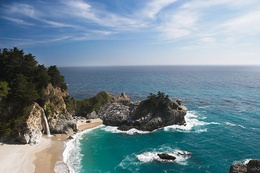
%> input picture DSP_Lab_HW3/data/sea.jpg, 260 x 173 px, shrunk from 1280 x 853 before the run
$ octave seamCarvingTester.m   (GNU Octave 9; MATLAB toolbox functions it lacks are replaced by stand-ins)
%> lines starting %> are read from the running program, lines starting %| are printed output that depends on the picture; in (x1, y1, x2, y2) boxes, pixels count from 0 and x2, y2 are one past the last pixel; in counts of white or black regions, pixels touching at a corner belong together; the program's own positions count from 1; long printed decimals are rounded
### DSP_Lab_HW3/code/seamCarving.m
% (C) Copyright Kirill Lykov 2013.
%
% Distributed under the FreeBSD Software License (See accompanying file license.txt)

function image = seamCarving(image, newSize)
% apply seam carving to the image
% following paper by Avidan and Shamir '07
    sizeReductionX = size(image, 1) - newSize(1);
    sizeReductionY = size(image, 2) - newSize(2);

    mmax = @(left, right) max([left right]);

    image = seamCarvingReduce([mmax(0, sizeReductionX), mmax(0, sizeReductionY)], image);
end

function image = seamCarvingReduce(sizeReduction, image)
    if (sizeReduction == 0)
        return;
    end;
    [T, transBitMask] = findTransportMatrix(sizeReduction, image);
    image = DeleteSeams(transBitMask, sizeReduction, image, @reduceImageByMask);
end

### DSP_Lab_HW3/code/findTransportMatrix.m
function [T, transBitMask] = findTransportMatrix(sizeReduction, image)
% find optimal order of removing raws and columns

    T = zeros(sizeReduction(1) + 1, sizeReduction(2) + 1, 'double');
    transBitMask = ones(size(T)) * -1;

    % fill in borders
    imageNoRow = image;
    for i = 2 : size(T, 1)
        energy = energyRGB(imageNoRow);
        [optSeamMask, seamEnergyRow] = findOptSeam(energy');
        imageNoRow = reduceImageByMask(imageNoRow, optSeamMask, 0);
        transBitMask(i, 1) = 0;

        T(i, 1) = T(i - 1, 1) + seamEnergyRow;
    end;

    imageNoColumn = image;
    for j = 2 : size(T, 2)
        energy = energyRGB(imageNoColumn);
        [optSeamMask, seamEnergyColumn] = findOptSeam(energy);
        imageNoColumn = reduceImageByMask(imageNoColumn, optSeamMask, 1);
        transBitMask(1, j) = 1;

        T(1, j) = T(1, j - 1) + seamEnergyColumn;
    end;

    % [10 lines of commented-out code are left out]
    for i = 2 : size(T, 1)

        imageWithoutRow = image; % copy for deleting columns

        for j = 2 : size(T, 2)
            energy = energyRGB(imageWithoutRow);

            [optSeamMaskRow, seamEnergyRow] = findOptSeam(energy');
            imageNoRow = reduceImageByMask(imageWithoutRow, optSeamMaskRow, 0);

            [optSeamMaskColumn, seamEnergyColumn] = findOptSeam(energy);
            imageNoColumn = reduceImageByMask(imageWithoutRow, optSeamMaskColumn, 1);

            neighbors = [(T(i - 1, j) + seamEnergyRow) (T(i, j - 1) + seamEnergyColumn)];
            [val, ind] = min(neighbors);

            T(i, j) = val;
            transBitMask(i, j) = ind - 1;

            % move from left to right
            imageWithoutRow = imageNoColumn;
        end;

        energy = energyRGB(image);
        [optSeamMaskRow, seamEnergyRow] = findOptSeam(energy');
         % move from top to bottom
        image = reduceImageByMask(image, optSeamMaskRow, 0);
    end;

end

### DSP_Lab_HW3/code/energyRGB.m
function res = energyRGB(I)
%%%%%%%%%%%%%%%%%%%%%%%%%%%%%%%%%%%
% Sum up the enery for each channel
%%%%%%%%%%%%%%%%%%%%%%%%%%%%%%%%%%%
res = energyGrey(I(:, :, 1)) + energyGrey(I(:, :, 2)) + energyGrey(I(:, :, 3));
end

function res = energyGrey(I)
%%%%%%%%%%%%%%%%%%%%%%%%%%%%%%%%
% returns energy of all pixelels
% e = |dI/dx| + |dI/dy|
%%%%%%%%%%%%%%%%%%%%%%%%%%%%%%%%
res = abs(imfilter(I, [-1,0,1])) + abs(imfilter(I, [-1,0,1]'));
end

### DSP_Lab_HW3/code/findOptSeam.m
function [optSeamMask, seamEnergy] = findOptSeam(energy)
%%%%%%%%%%%%%%%%%%%%%%%%%%%%%%%%%%%%%%%%%%%%%%%%%
% Following paper by Avidan and Shamir `07
% Finds optimal seam by the given energy of an image
% Returns mask with 0 mean a pixel is in the seam
% You only need to implement vertical seam. For
% horizontal case, just using the same function by
% giving energy for the transpose image I'.
%%%%%%%%%%%%%%%%%%%%%%%%%%%%%%%%%%%%%%%%%%%%%%%%%

    % Find M for vertical seams
    % Add one element of padding in vertical dimension
    % to avoid handling border elements
    M = padarray(energy, [0 1], realmax('double'));
    sz = size(M);

    % For all rows starting from second row, fill in the minimum
    % energy for all possible seam for each (i,j) in M, which
    % M[i, j] = e[i, j] + min(M[i - 1, j - 1], M[i - 1, j], M[i - 1, j + 1]).
    for i = 2:sz(1)
        for j = 2:sz(2)-1
            M(i,j) = M(i,j) + min([M(i-1,j-1),M(i-1,j),M(i-1,j+1)]);
        end
    end

    % Find the minimum element in the last raw of M
    %fprintf('energy: %f\n',energy);

    [val, idx] = min(M(sz(1), :));
    seamEnergy = val;
    fprintf('Optimal energy: %f\n',seamEnergy);
    %fprintf('At idx: %d\n', idx);
    % Initial for optimal seam mask
    optSeamMask = zeros(size(energy), 'uint8');

    % Traverse back the path of seam with minimum energy
    % and update optimal seam mask, which (i,j) value of
    % a seam should be set to 1 here
    % (Aware the size of mask and the M is different)

    idx = idx-1;
    optSeamMask(sz(1),idx) = 1;
    for h = sz(1):-1:2
        [m,i] = min([M(h-1,idx-1),M(h-1,idx),M(h-1,idx+1)]);
        optSeamMask(h-1,idx+i-3) = 1;
        idx = idx+i-2;
    end

    % convert the mask to logical
    optSeamMask = ~optSeamMask;

end

### DSP_Lab_HW3/code/reduceImageByMask.m
function imageReduced = reduceImageByMask( image, seamMask, isVertical )
%%%%%%%%%%%%%%%%%%%%%%%%%%%%%%%%%%%%%%%%%%%%%%%%%%%%%%%%%%%%%%%
% Removes pixels by input mask
% Removes vertical line if isVertical == 1, otherwise horizontal
%%%%%%%%%%%%%%%%%%%%%%%%%%%%%%%%%%%%%%%%%%%%%%%%%%%%%%%%%%%%%%%
    if (isVertical)
        imageReduced = reduceImageByMaskVertical(image, seamMask);
    else
        imageReduced = reduceImageByMaskHorizontal(image, seamMask');
    end;
end

function imageReduced = reduceImageByMaskVertical(image, seamMask)
    % Note that the type of the mask is logical and you
    % can make use of this.
    sz = size(image);
    imageReduced = zeros(sz(1),sz(2)-1,sz(3));
    for c = 1:sz(3)
        for h = 1:sz(1)
            [a,b] = min(seamMask(h,:));
            imageReduced(h,:,c) = [image(h,1:b-1,c), image(h,b+1:end,c)];
        end
    end
end

% [18 lines left out: function reduceImageByMaskHorizontal, not called in this run]

### DSP_Lab_HW3/code/DeleteSeams.m
function image = DeleteSeams(transBitMask, sizeReduction, image, operation)
% delete seams following optimal way
    i = size(transBitMask, 1);
    j = size(transBitMask, 2);

    for it = 1 : (sizeReduction(1) + sizeReduction(2))

        energy = energyRGB(image);
        if (transBitMask(i, j) == 0)
            [optSeamMask, seamEnergyRaw] = findOptSeam(energy');
            image = operation(image, optSeamMask, 0);
            i = i - 1;
        else
            [optSeamMask, seamEnergyColumn] = findOptSeam(energy);
            image = operation(image, optSeamMask, 1);
            j = j - 1;
        end;

    end;
end

### DSP_Lab_HW3/code/seamCarvingTester.m
%%%%%%%%%%%%%%%%%%%%%%%%%%%%%%%%%%%%%%%%%%%%%%%%%%%%%%%%%%%%%%%%%%%%%%%%%%%%%
% This script tests your implementation of seamCarving function, and you can
% also use it for resizing your own images.
%%%%%%%%%%%%%%%%%%%%%%%%%%%%%%%%%%%%%%%%%%%%%%%%%%%%%%%%%%%%%%%%%%%%%%%%%%%%%

%% Clear all
clear; close all; clc;

%% Load data
image = imread('../data/sea.jpg');
%> image is the input picture: size 173x260x3 uint8; mean R, G, B 113.1, 136.4, 148.3
sz = size(image);
%> sz = [173 260 3]
% resize image to half size
image = imresize(image, [floor(sz(1)/3), floor(sz(2)/3)]);
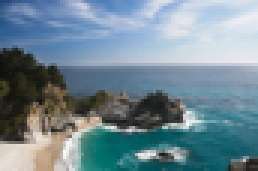
%> image: size 57x86x3 uint8 (shown 3 times larger); mean R, G, B 113.1, 136.4, 148.3
sz = size(image);
%> sz = [57 86 3]
figure
imshow(image)

%% Image resizing
% apply seam carving
tic
image_seamCarving = seamCarving(double(image), [sz(1), floor(sz(2)/2)]);
%> after the loop in findTransportMatrix, `for i = 2 : size(T, 1)`: T = 44 values from 0 to 0; transBitMask = 44 values from -1 to -1
%> the loop in findTransportMatrix, `for j = 2 : size(T, 2)` made 43 passes
%> seamEnergyColumn on passes 1 to 12: 2599, 2649, 2706, 2694, 2746, 2794, 2879, 2865, 3035, 3153, 3117, 3119
%| Optimal energy: 2599.000
%| Optimal energy: 2649.000
%| Optimal energy: 2706.000
%| Optimal energy: 2694.000
%| Optimal energy: 2746.000
%| Optimal energy: 2794.000
%| Optimal energy: 2879.000
%| Optimal energy: 2865.000
%> (further printed lines are left out)
%> pass 1, in energyGrey (call 3), `res = abs(imfilter(I, [-1,0,1])) + abs(imfilter(I, [-1,0,1]'));`:
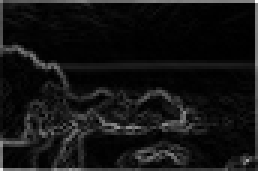
%> res: size 57x86 double (shown 3 times larger); min 0, max 464, mean 36.5; drawn with min black and max white
%> after the loop in findTransportMatrix, `for j = 2 : size(T, 2)`:
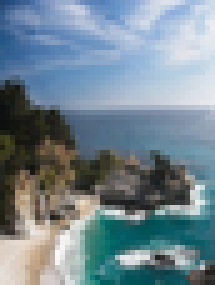
%> imageNoColumn: size 57x43x3 double (shown 5 times larger); mean R, G, B 115.4, 134.4, 145.2
%> after the loop in findTransportMatrix, `for j = 2 : size(T, 2)`: T = 44 values from 0 to 165096; transBitMask = 44 values from -1 to 1
%> in seamCarvingReduce, `[T, transBitMask] = findTransportMatrix(sizeReduction, image);`: T = 44 values from 0 to 165096; transBitMask = 44 values from -1 to 1
%> the loop in DeleteSeams, `for it = 1 : (sizeReduction(1) + sizeReduction(2))` made 43 passes
%> seamEnergyColumn on passes 1 to 12: 2599, 2649, 2706, 2694, 2746, 2794, 2879, 2865, 3035, 3153, 3117, 3119
%| Optimal energy: 2599.000
%| Optimal energy: 2649.000
%| Optimal energy: 2706.000
%| Optimal energy: 2694.000
%| Optimal energy: 2746.000
%| Optimal energy: 2794.000
%| Optimal energy: 2879.000
%| Optimal energy: 2865.000
%> (further printed lines are left out)
%> pass 1, in findOptSeam (call 44), `M = padarray(energy, [0 1], realmax('double'));`:
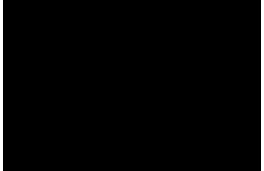
%> M: size 57x88 double (shown 3 times larger); min 2, max 1.8e+308, mean Inf; drawn with min black and max white
%> pass 1, in findOptSeam (call 44), `optSeamMask = ~optSeamMask;`:
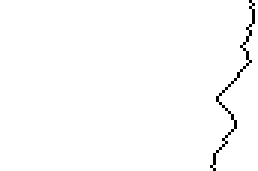
%> optSeamMask: size 57x86 logical (shown 3 times larger); 98.8% white; black in thin lines or dots, all inside (x1, y1, x2, y2) = (70, 0, 85, 57)
%> after the loop in DeleteSeams, `for it = 1 : (sizeReduction(1) + sizeReduction(2))`:
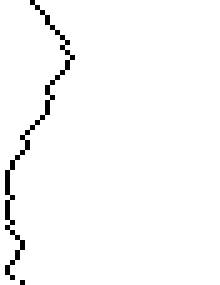
%> optSeamMask: size 57x44 logical (shown 5 times larger); 97.7% white; black in thin lines or dots, all inside (x1, y1, x2, y2) = (1, 0, 15, 57)
figure
imshow(uint8(image_seamCarving))
imwrite(uint8(image_seamCarving),'../index_files/sea_seamCarving.jpg')

toc
% apply scaling
image_scaling_width = imresize(image, [sz(1), floor(sz(2)/2)]);
figure
imshow(image_scaling_width)
imwrite(image_scaling_width,'../index_files/sea_scaling.jpg')

% apply cropping
image_crop_width = imcrop(image, [1, 1, floor(sz(2)/2), sz(1)]);
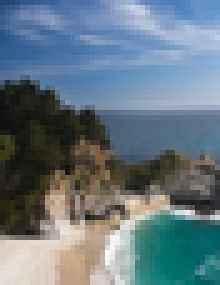
%> image_crop_width: size 57x44x3 uint8 (shown 5 times larger); mean R, G, B 101, 119.4, 129.9
figure
imshow(image_crop_width)
imwrite(image_crop_width,'../index_files/sea_crop.jpg')
